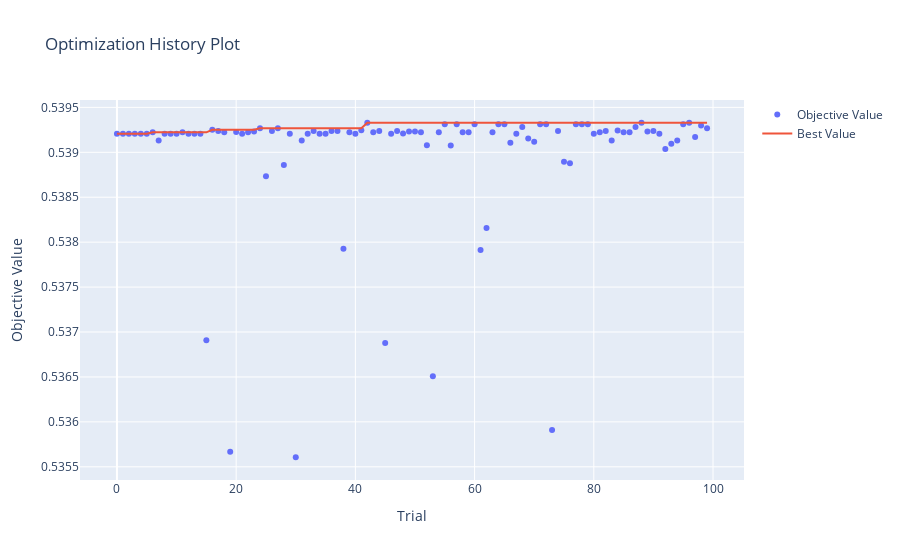

Source (notebook cell):
### Markdown cell above
### 2.3 Optuna Visualizations
Visualizing hyper-parameter tuning results obtained by running Optuna.

### Code cell
optuna.visualization.plot_optimization_history(study)
